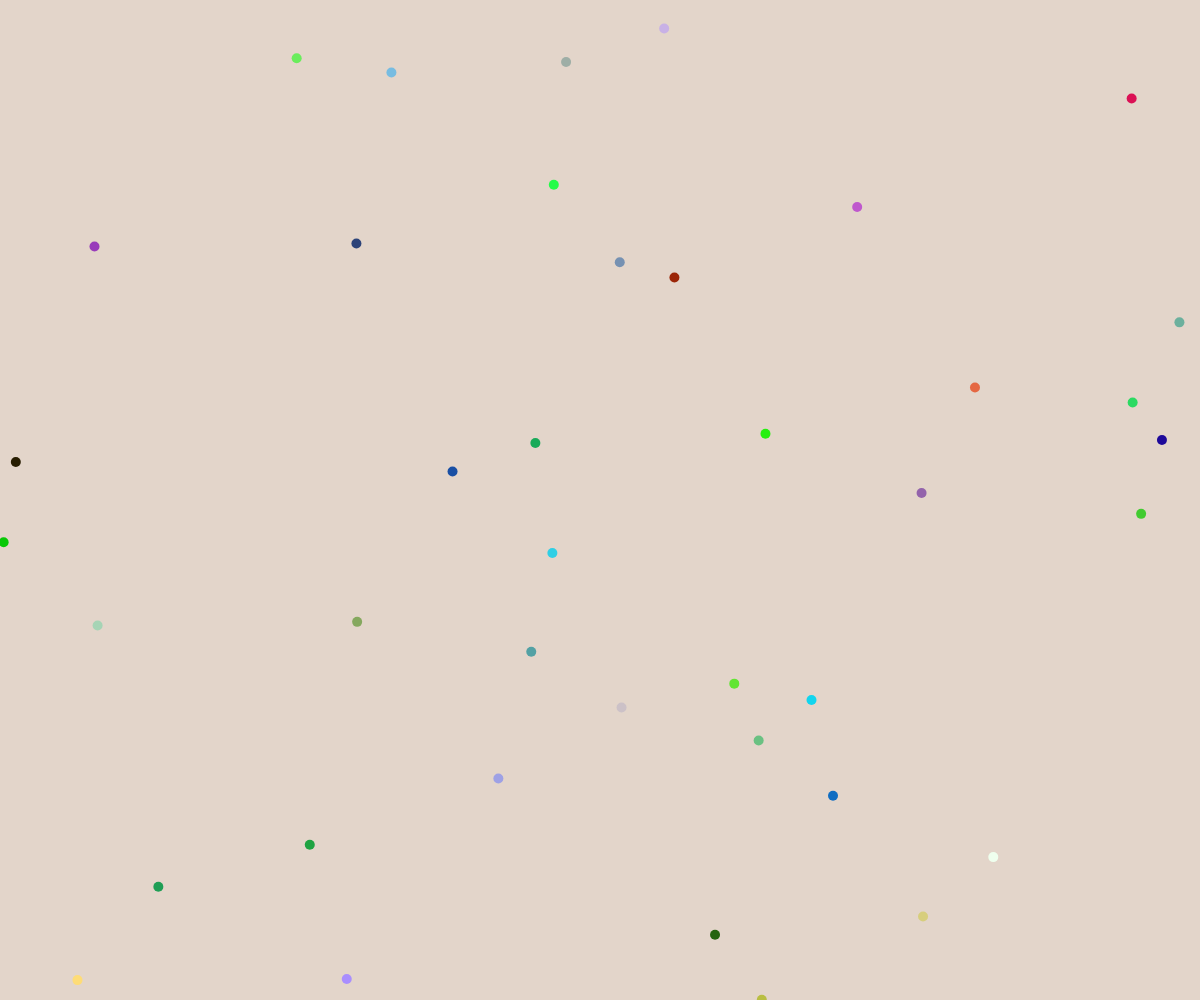
Frame 1 (no input)
Frame 60 (no input): identical to frame 1, image omitted
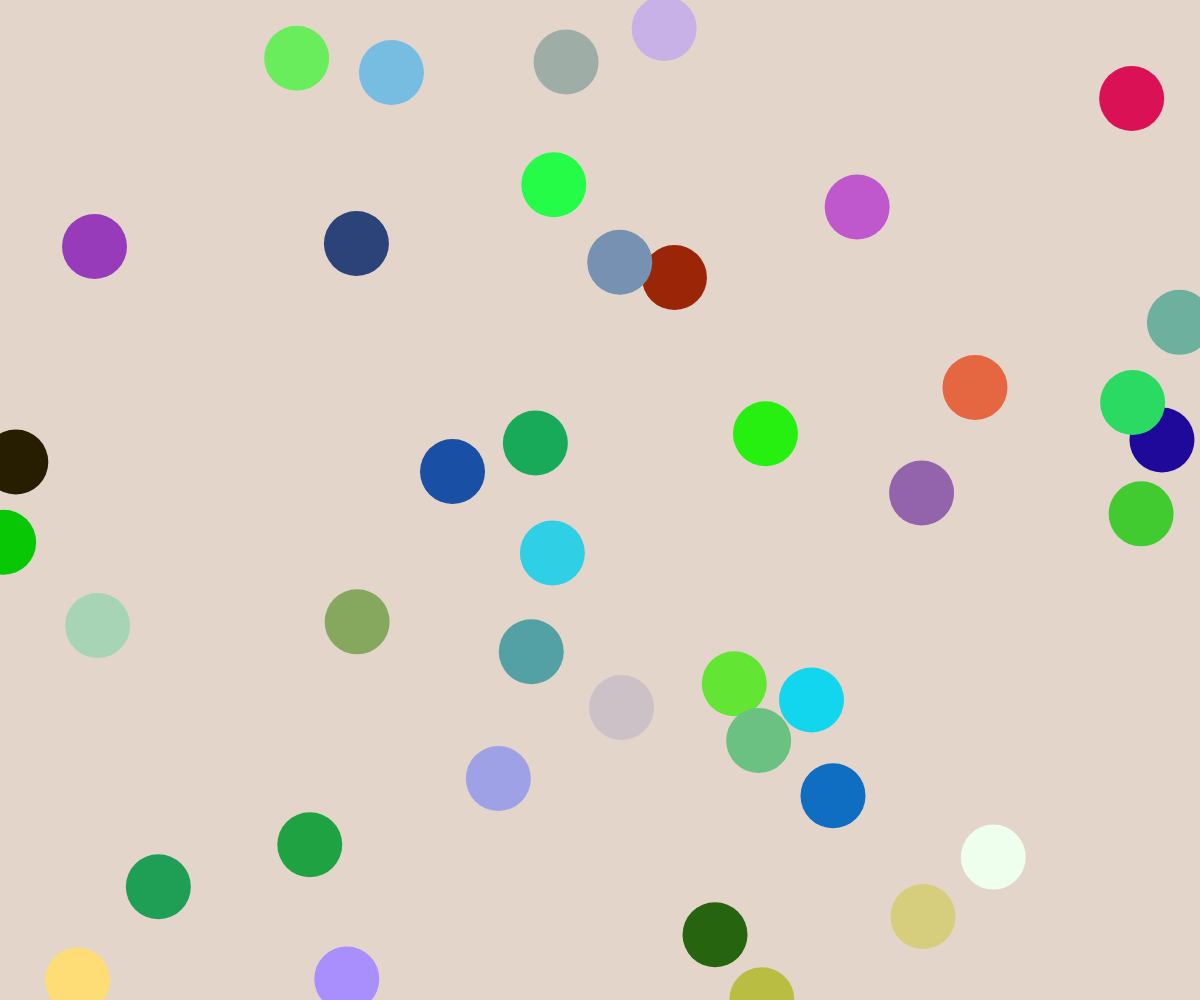
Frame 120 (the mouse pressed at the canvas centre since frame 60)

The p5.js sketch that drew these frames (run headless with seeded random() and noise() and a simulated clock; from frame 60 on, the mouse is pressed at the canvas centre):

// p5.js sketch
// ── sketch.js
let circles = [];
let subMenuItems = ["第一周", "第二周", "第三周", "第四周"]; // 作品集的子選單
let subMenuHoverIndex = -1; // 用於追蹤滑鼠懸停的子選單項目索引
let iframeURL = ""; // 用於儲存當前 iframe 的網址
let introText = ""; // 用於儲存自我介紹的文字

function setup() {
  createCanvas(windowWidth, windowHeight); // 全視窗畫布
  background('#e3d5ca'); // 設定背景顏色

  // 生成 40 個圓的初始位置和顏色
  for (let i = 0; i < 40; i++) {
    circles.push({
      x: random(width),
      y: random(height),
      color: color(random(255), random(255), random(255)), // 隨機鮮豔顏色
    });
  }
}

function draw() {
  background('#e3d5ca'); // 每次重繪背景

  let size = map(mouseX, 0, width, 10, 120); // 根據滑鼠 X 軸位置調整圓的大小

  // 繪製所有圓
  for (let circle of circles) {
    fill(circle.color);
    noStroke();
    ellipse(circle.x, circle.y, size, size);
  }

  // 如果 iframeURL 不為空，繪製 iframe
  if (iframeURL !== "") {
    drawIframe();
  }

  // 如果 introText 不為空，顯示自我介紹文字
  if (introText !== "") {
    drawIntroText();
  }
}

function resetHome() {
  iframeURL = ""; // 清空 iframe
  introText = ""; // 清空自我介紹文字
  circles = []; // 重置圓的陣列
  for (let i = 0; i < 40; i++) {
    circles.push({
      x: random(width),
      y: random(height),
      color: color(random(255), random(255), random(255)), // 隨機鮮豔顏色
    });
  }
  // 移除所有 iframe 元素
  let iframes = selectAll('iframe');
  for (let iframe of iframes) {
    iframe.remove();
  }
}

function showIntro() {
  introText = "我是黃子庭"; // 顯示自我介紹文字
  iframeURL = ""; // 清空 iframe
}

function showPortfolio() {
  // 顯示作品集子選單邏輯
}

function showVideos() {
  iframeURL = "https://cfchen58.synology.me/%E7%A8%8B%E5%BC%8F%E8%A8%AD%E8%A8%882024/A2/week3/20250307_092233.mp4"; // 設定 iframe 的網址

  // 移除現有的 iframe，避免重複創建
  let iframes = selectAll('iframe');
  for (let iframe of iframes) {
    iframe.remove();
  }

  // 創建新的 iframe 元素
  let iframeWidth = width * 0.8; // iframe 寬度佔畫面 80%
  let iframeHeight = height * 0.8; // iframe 高度佔畫面 80%
  let iframeX = (width - iframeWidth) / 2; // 計算 iframe 的 X 座標
  let iframeY = (height - iframeHeight) / 2; // 計算 iframe 的 Y 座標

  let iframe = createElement('iframe');
  iframe.attribute('src', iframeURL);
  iframe.attribute('frameborder', '0'); // 移除邊框
  iframe.attribute('allow', 'autoplay; fullscreen'); // 允許自動播放與全螢幕
  iframe.style('object-fit', 'cover'); // 確保影片填滿 iframe
  iframe.position(iframeX, iframeY);
  iframe.size(iframeWidth, iframeHeight);
  iframe.attribute('allowfullscreen', true); // 允許全螢幕
}

function drawIframe() {
  let iframeWidth = width * 0.8; // iframe 寬度佔畫面 80%
  let iframeHeight = height * 0.8; // iframe 高度佔畫面 80%
  let iframeX = (width - iframeWidth) / 2; // 計算 iframe 的 X 座標
  let iframeY = (height - iframeHeight) / 2; // 計算 iframe 的 Y 座標

  // 設定 iframe 背景
  fill('#ffffff');
  stroke('#cccccc');
  strokeWeight(2);
  rect(iframeX, iframeY, iframeWidth, iframeHeight);

  // 嵌入 iframe
  let iframe = createElement('iframe');
  iframe.attribute('src', iframeURL);
  iframe.position(iframeX, iframeY);
  iframe.size(iframeWidth, iframeHeight);
}

function drawIntroText() {
  let boxWidth = 300; // 方框寬度
  let boxHeight = 100; // 方框高度
  let boxX = (width - boxWidth) / 2; // 方框 X 座標
  let boxY = (height - boxHeight) / 2; // 方框 Y 座標

  // 繪製方框
  fill('#ffffff');
  stroke('#3a5a40');
  strokeWeight(2);
  rect(boxX, boxY, boxWidth, boxHeight, 10); // 圓角方框

  // 繪製文字
  textSize(30);
  textAlign(CENTER, CENTER);
  fill('#3a5a40');
  text(introText, width / 2, height / 2); // 在方框中央顯示文字
}

function windowResized() {
  resizeCanvas(windowWidth, windowHeight); // 當視窗大小改變時調整畫布
}
